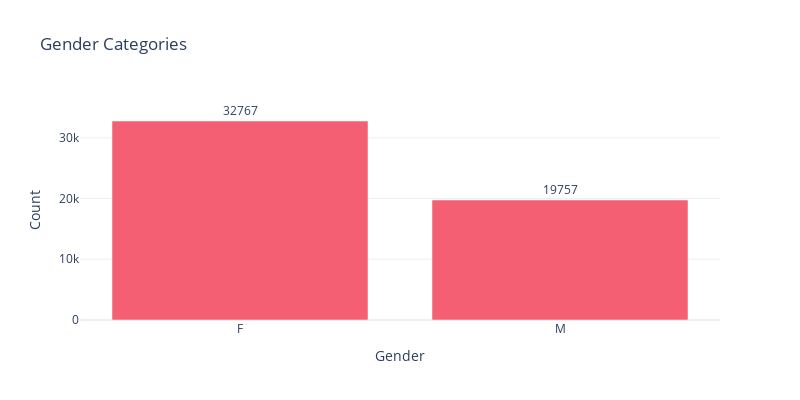

Notebook cell for this chart:
### Code cell
plot_top_categories(df, 'Gender', "Gender Categories")

### Figure 1 — Plotly figure (JSON) as saved in the notebook; plotly's stock layout.template omitted (floating-point values rounded to 4 significant figures)
{"data": [{"marker": {"color": ["#f45f74", "#f45f74", "#f45f74", "#ffcd8e", "#ffcd8e", "#ffcd8e", "#ffcd8e", "#ffcd8e", "#ffcd8e", "#ffcd8e"]}, "type": "bar", "x": ["F", "M"], "y": [32767, 19757]}], "layout": {"annotations": [{"font": {"size": 12}, "showarrow": false, "text": "32767", "x": "F", "xanchor": "center", "y": 32767, "yanchor": "bottom"}, {"font": {"size": 12}, "showarrow": false, "text": "19757", "x": "M", "xanchor": "center", "y": 19757, "yanchor": "bottom"}], "height": 400, "title": {"text": "Gender Categories"}, "width": 800, "xaxis": {"title": {"text": "Gender"}}, "yaxis": {"title": {"text": "Count"}}}}
